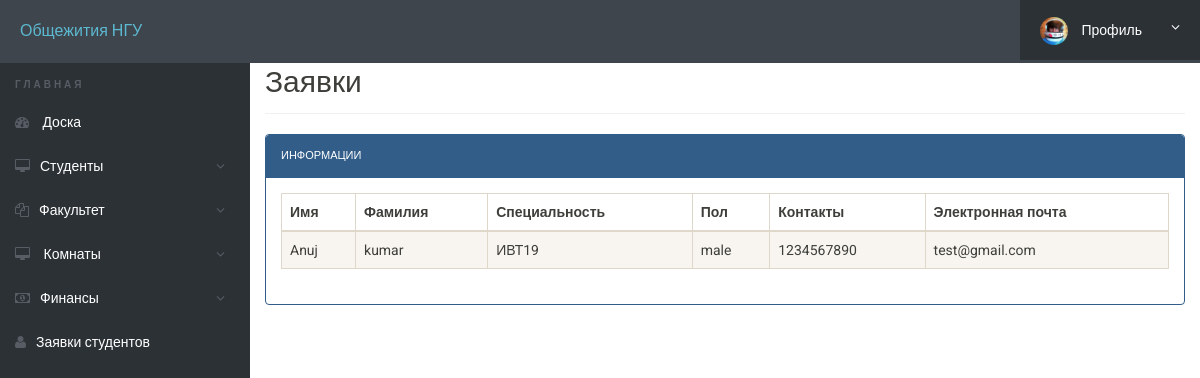
The app's page /admin/userregistration.php with its own data.
### tables this page shows
CREATE TABLE `userregistration` (
  `id` int(11) NOT NULL,
  `regNo` varchar(255) DEFAULT NULL,
  `firstName` varchar(255) DEFAULT NULL,
  `lastName` varchar(255) DEFAULT NULL,
  `course` varchar(255) DEFAULT NULL,
  `gender` varchar(255) DEFAULT NULL,
  `contactNo` bigint(20) DEFAULT NULL,
  `email` varchar(255) DEFAULT NULL,
  `passUdateDate` varchar(45) DEFAULT NULL
);

### admin/userregistration.php (the view, shortened to what this page needs)
<?php
include('includes/config.php');
$query = "SELECT * FROM userRegistration";
$result = $mysqli->query($query);
?>
<!doctype html>
<html lang="en" class="no-js">
<head>
    <link rel="stylesheet" href="css/font-awesome.min.css">
    <link rel="stylesheet" href="css/bootstrap.min.css">
    <link rel="stylesheet" href="css/dataTables.bootstrap.min.css">
    <link rel="stylesheet" href="css/bootstrap-social.css">
    <link rel="stylesheet" href="css/bootstrap-select.css">
    <link rel="stylesheet" href="css/fileinput.min.css">
    <link rel="stylesheet" href="css/awesome-bootstrap-checkbox.css">
    <link rel="stylesheet" href="css/style.css">
</head>
<body>
    <?php include('includes/header.php');?>
    <div class="ts-main-content">
        <?php include('includes/sidebar.php');?>
        <div class="content-wrapper">
    <div class="container-fluid">
        <div class="row">
            <div class="col-md-12">
<br>
                <h2 class="page-title">Заявки</h2>
                <div class="row">
                    <div class="col-md-12">
                        <div class="panel panel-primary">
                            <div class="panel-heading">Информации</div>
                            <div class="panel-body">
                                <form method="post" action="" class="form-horizontal">
                                <div class="table-responsive">
                            <table class="table table-striped table-bordered table-hover">
                                <thead>
                                    <tr>
                                        <th>Имя</th>
                                        <th>Фамилия</th>
                                        <th>Специальность</th>
                                        <th>Пол</th>
                                        <th>Контакты</th>
                                        <th>Электронная почта</th>
                                    </tr>
                                </thead>
                                <tbody>
                                    <?php
                                    while ($row = $result->fetch_assoc()) {
                                        echo "<tr>";
                                        echo "<td>".$row['firstName']."</td>";
                                        echo "<td>".$row['lastName']."</td>";
                                        echo "<td>".$row['course']."</td>";
                                        echo "<td>".$row['gender']."</td>";
                                        echo "<td>".$row['contactNo']."</td>";
                                        echo "<td>".$row['email']."</td>";
                                        echo "</tr>";
                                    }
                                    ?>
                                </tbody>
                            </table>
                        </div>
                                </form>
                            </div>
                        </div>
                    </div>
                </div>
            </div>
        </div>
    </div>
</div>
</body>
</html>

### admin/css/style.css (style rules this page uses)
html { font-size: 14px; }
@media only screen and (min-width: 480px) { html { font-size: 17px; } }
@media only screen and (min-width: 768px) { html { font-size: 14px; } }
body { font-size: 1em; }
.panel { overflow: hidden; }
.page-title { padding-bottom: 15px; margin-bottom: 20px; border-bottom: 1px solid #f0f0f0; }
.ts-main-content .content-wrapper { padding-top: 15px; margin-top: 10px; }
@media only screen and (min-width: 992px) { .ts-main-content .content-wrapper { margin-left: 250px; } }

### records on screen
userregistration: firstName "Anuj", lastName "kumar", course "ИВТ19", gender "male", contactNo "1234567890", email "test@gmail.com"
